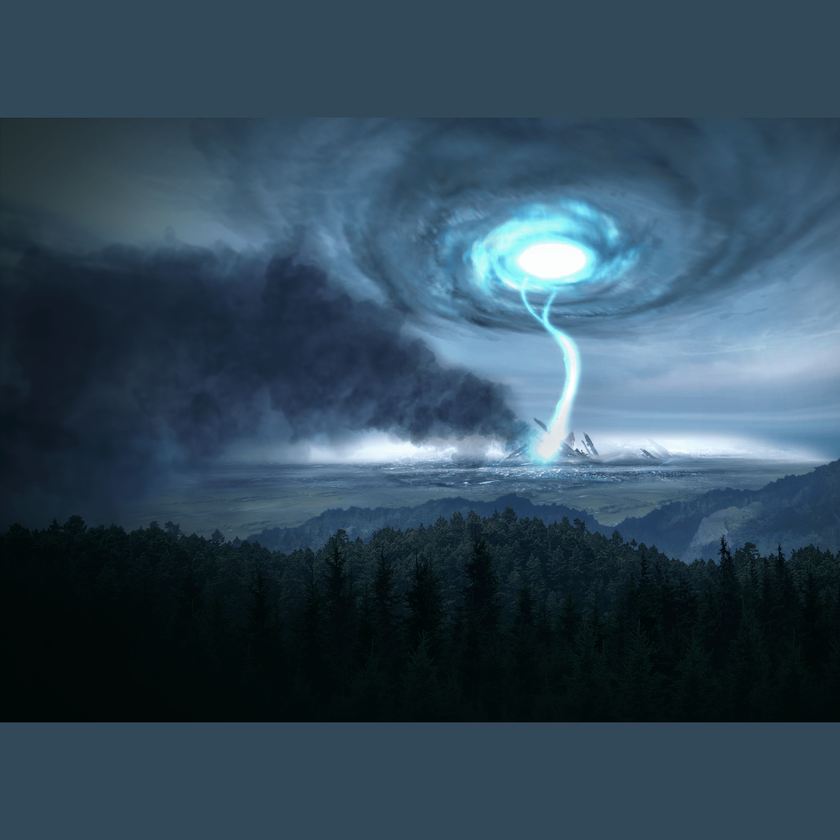
#> input picture img/PreProcessed/twister.png, 840 x 840 px, shrunk from 2000 x 2000 before the run, found by its file name
$ python ImageCorruptor.py
#> lines starting #> are read from the running program, lines starting #| are printed output that depends on the picture
import numpy as np
import matplotlib.pyplot as plt

from matplotlib.image import imread
from matplotlib.image import imsave


class ImageCorruptor(object):
    def __init__(self, greyScale: bool = True, corruptValue: tuple = (0, 0, 0), useRandomColors: bool = False):
        """
        This class will take an image and corrupt random pixels to a supplied value

        :param greyScale: Whether or not the image is grey scale
        :param corruptValue: Value to fill corrupt values with. First value is used in the case of greyscale
        :param useRandomColors: Indicates whether or not to fill with random colors
        """
        self.greyScale = greyScale
        self.useRandomColors = useRandomColors

        if self.greyScale:
            self.corruptValue = corruptValue[0]
        else:
            self.corruptValue = corruptValue

    def corruptImage(self,
                     proportionToCorrupt: float,
                     imageFilePath: str,
                     saveOutput: bool = True,
                     outputFilePath: str = None) -> np.array:
        """
        This method is responsible for corrupting a fixed percentage of an image

        :param proportionToCorrupt: Proportion of the image to corrupt. Must be between 0 and 1
        :param imageFilePath: File path to the image to corrupt
        :param saveOutput: Whether or not to save the output
        :param outputFilePath: Location to save the output
        :return: Numpy array representation of the corrupted image
        """
#> called with proportionToCorrupt = 0.45, imageFilePath = '../img/Embedded/twister.png', saveOutput = True, outputFilePath = '../img/Corrupted/twister.png'
        if not 0 <= proportionToCorrupt <= 1:
            raise ValueError("proportionToCorruptX must be between 0 and 1.")

        img = imread(fname=imageFilePath)
#> img is the input picture: shape (840, 840, 4) float32; mean R, G, B, A 0.197, 0.287, 0.351, 1

        if self.greyScale:
            img = img[:, :, 0]
        else:
            img = img[:, :, :3]
#> img: shape (840, 840, 3) float32

        corruptImage = img

        points = np.array([[x, y] for x in range(img.shape[0]) for y in range(img.shape[1])])
        randomPoints = points[np.random.choice(a=points.shape[0], size=int(proportionToCorrupt * points.shape[0]), replace=False)]

        for x, y in randomPoints:
            if self.useRandomColors:
                if self.greyScale:
                    corruptImage[x, y] = np.random.rand()
                else:
                    corruptImage[x, y] = (np.random.rand(), np.random.rand(), np.random.rand())
            else:
                corruptImage[x, y] = self.corruptValue
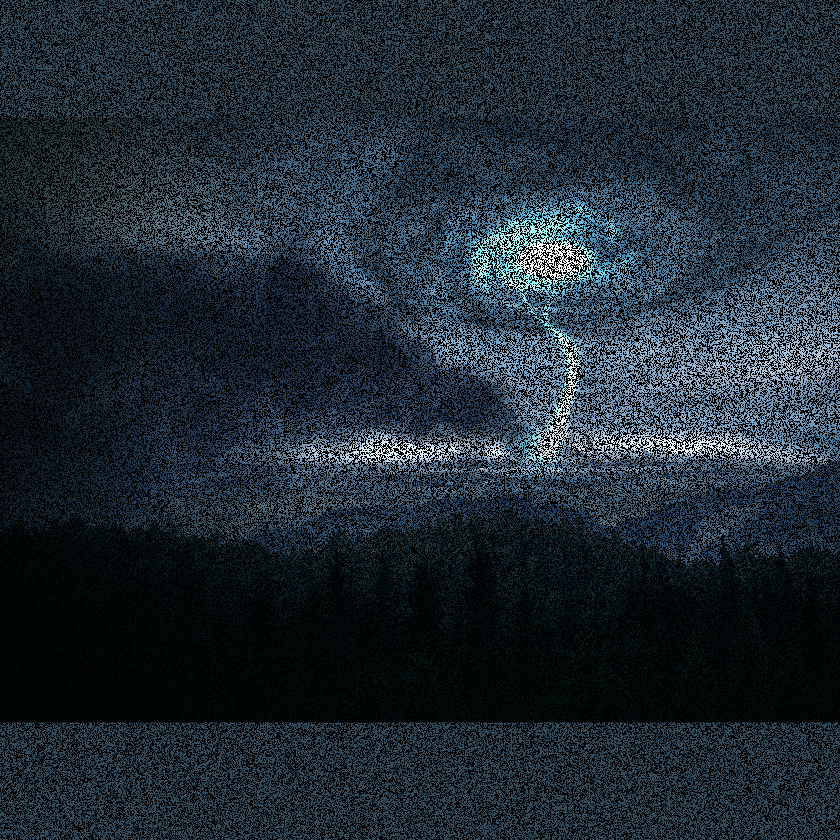
#> corruptImage: shape (840, 840, 3) float32; mean R, G, B 0.108, 0.159, 0.194

        if saveOutput:
            imsave(fname=outputFilePath, arr=corruptImage)

        return corruptImage


if __name__ == "__main__":
    corruptor = ImageCorruptor(greyScale=False)

    corruptedImage = corruptor.corruptImage(
        proportionToCorrupt=0.45,
        imageFilePath="../img/Embedded/twister.png",
        saveOutput=True,
        outputFilePath="../img/Corrupted/twister.png"
    )

    fig, ax = plt.subplots(figsize=(10,10))
    ax.imshow(corruptedImage)

    fig.show()
